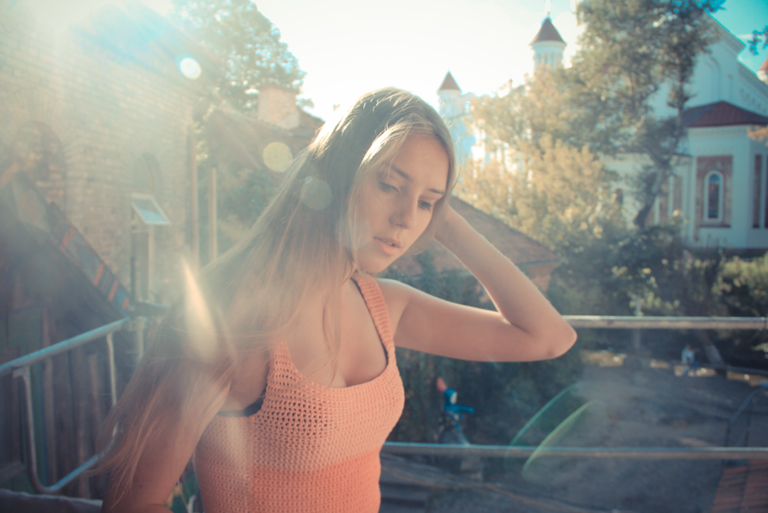
%> input picture CAP/inputImgs/girl2.png, 768 x 513 px
$ octave --eval "result = calVSMap(imread('inputImgs/girl2.png'));"   (GNU Octave 9; MATLAB toolbox functions it lacks are replaced by stand-ins)
%> lines starting %> are read from the running program, lines starting %| are printed output that depends on the picture
function [outputRegion outputPixel] = calVSMap(I, r)
if nargin < 2
    r = 15;
end
hsvI = rgb2hsv(I);
%> hsvI: size 513x768x3 double; mean H, S, V 0.332, 0.193, 0.606
s = hsvI(:,:,2);
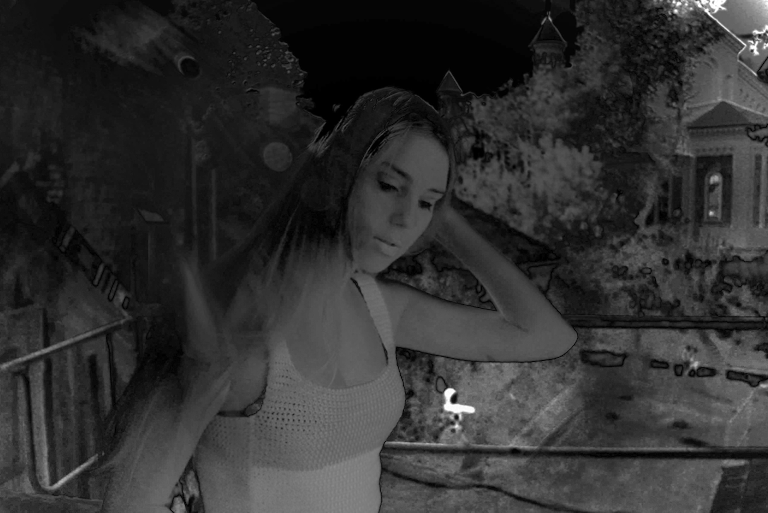
%> s: size 513x768 double; min 0, max 1, mean 0.193
v = hsvI(:,:,3);
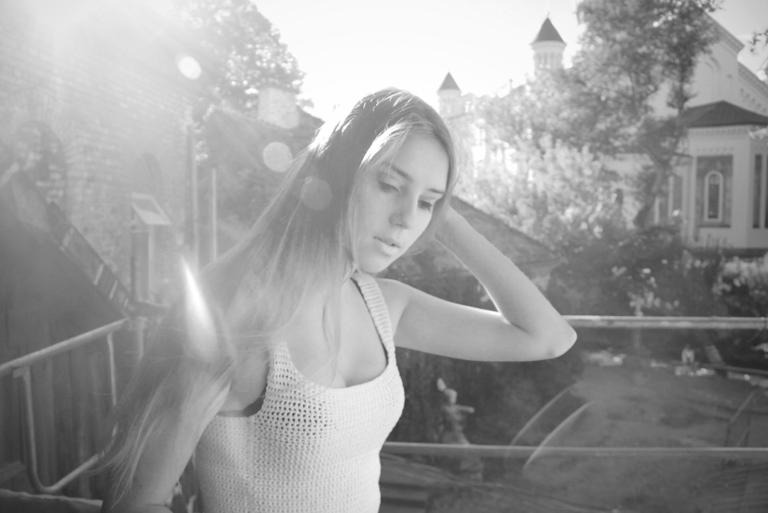
%> v: size 513x768 double; min 0.145, max 1, mean 0.606
sigma = 0.041337;
sigmaMat = normrnd(0, sigma, size(I, 1), size(I, 2));

% Here is another parameters setting
%
% output = 0.1893 + 1.0267*v  - 1.2966*s;

output = 0.121779 + 0.959710*v  - 0.780245*s + sigmaMat;
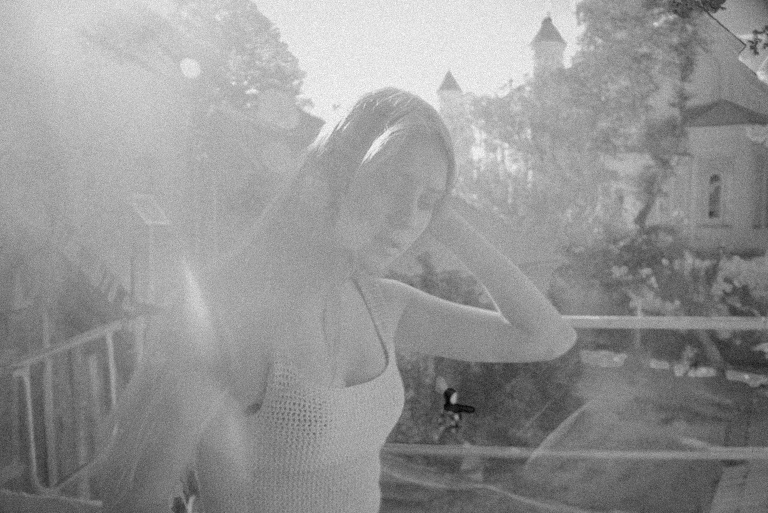
%> output: size 513x768 double; min -0.38, max 1.22, mean 0.553; drawn with min black and max white
outputPixel = output;
output = ordfilt2(output, 1, ones(r,r), 'symmetric');
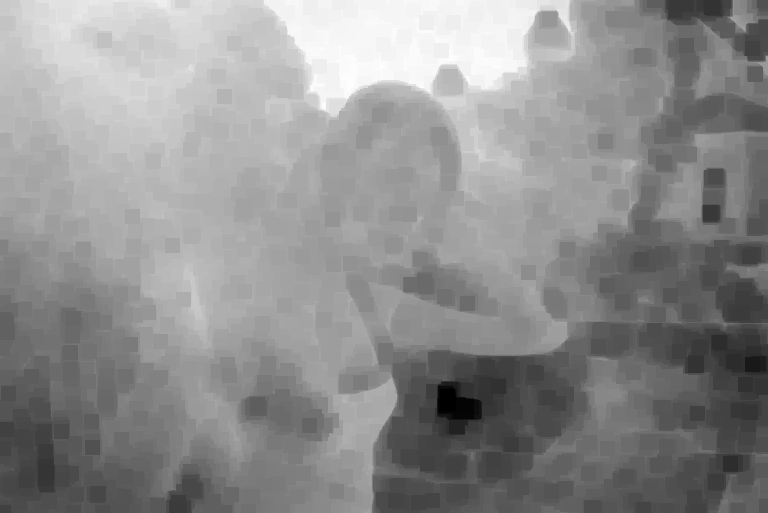
%> output: size 513x768 double; min -0.38, max 0.993, mean 0.389; drawn with min black and max white
outputRegion = output;
%imwrite(outputRegion, 'vsFeature.jpg');
end
